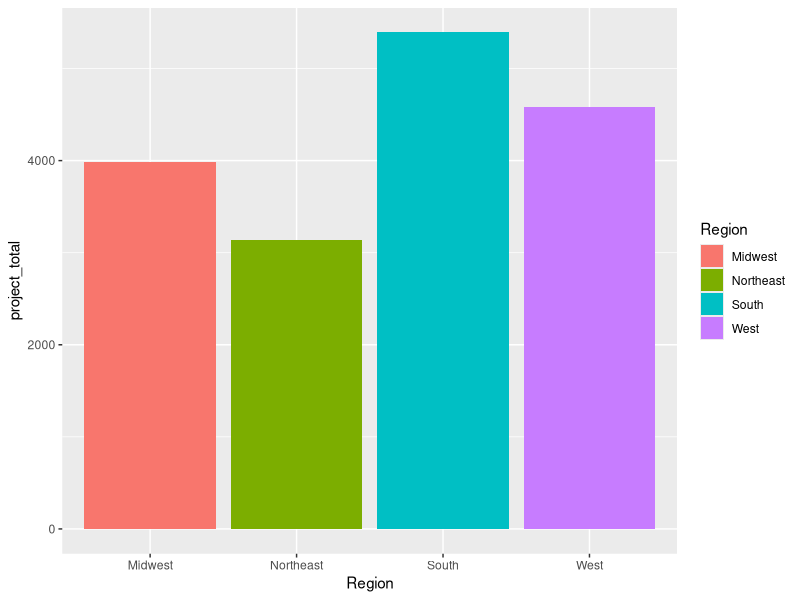
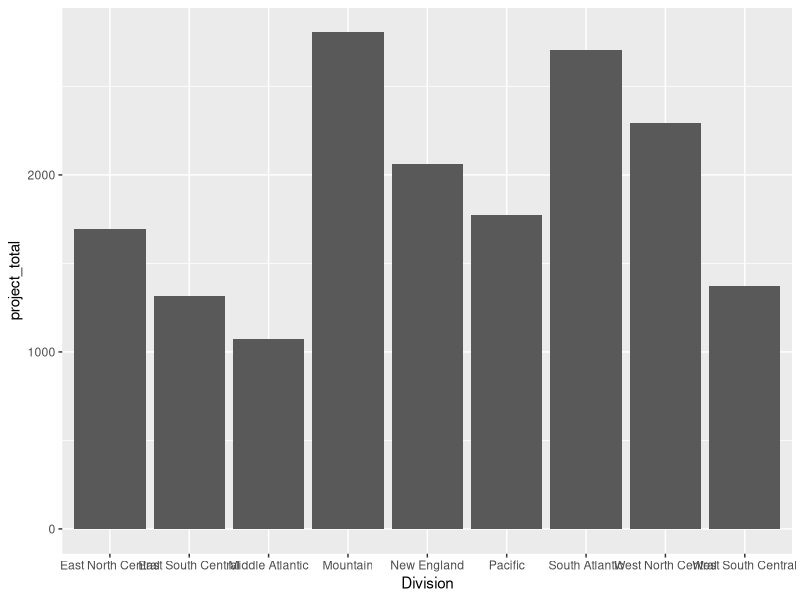

Reproduce these figures in R, in order.
## ---- chunk 1
knitr::opts_chunk$set(echo = TRUE)
library(tidyverse)
library(readxl)

## ---- chunk 2
rawdata <- read_excel("data/USGS_Aggregates_Data-1971-2021.xlsx", sheet = "Complete_1971_2021")

## ---- chunk 3
rawdata |>
  summarise(project_total = n(), .by = Region) |>
  ggplot(aes(x = Region, y = project_total, fill = Region)) + 
  geom_col()


rawdata |>
  summarise(project_total = n(), .by = Division) |>
  ggplot(aes(x = Division, y = project_total)) + 
  geom_col()

## ---- chunk 4
datacpi <- read_csv("data/cpi.csv") |>
   pivot_longer(cols = `1960`:`2022`, 
               names_to = "years",
               values_to = "values") |>
  select(c(`Country Name`, years, values)) |>
  filter(`Country Name` == "United States")

dataunemploy <- read_csv("data/unemploy.csv") |>
   pivot_longer(cols = `1960`:`2022`, 
               names_to = "years",
               values_to = "values") |>
  select(c(`Country Name`, years, values)) |>
  filter(`Country Name` == "United States") |>
  drop_na()

datagdp <- read_csv("data/gdpall.csv") |>
   pivot_longer(cols = `1960`:`2022`, 
               names_to = "years",
               values_to = "values") |>
  select(c(`Country Name`, years, values)) |>
  filter(`Country Name` == "United States") |>
  drop_na()


